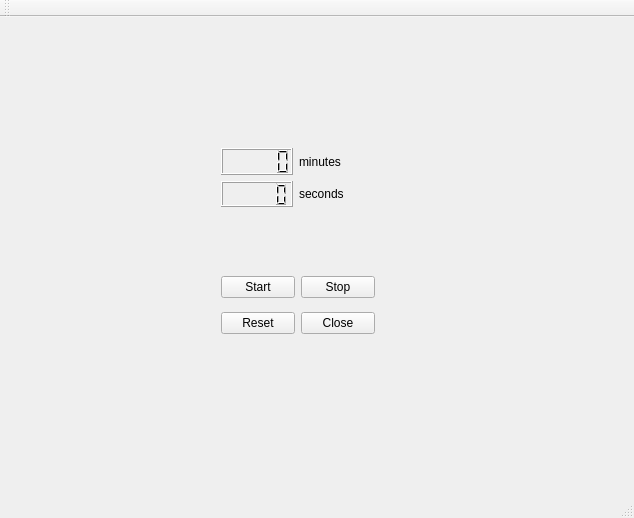
<?xml version="1.0" encoding="UTF-8"?>
<ui version="4.0">
 <class>MainWindow</class>
 <widget class="QMainWindow" name="MainWindow">
  <property name="geometry">
   <rect>
    <x>0</x>
    <y>0</y>
    <width>634</width>
    <height>518</height>
   </rect>
  </property>
  <property name="windowTitle">
   <string>MainWindow</string>
  </property>
  <widget class="QWidget" name="centralWidget">
   <widget class="QWidget" name="gridLayoutWidget">
    <property name="geometry">
     <rect>
      <x>210</x>
      <y>240</y>
      <width>176</width>
      <height>98</height>
     </rect>
    </property>
    <layout class="QGridLayout" name="gridLayout">
     <item row="0" column="0">
      <widget class="QPushButton" name="startButton">
       <property name="text">
        <string>Start</string>
       </property>
      </widget>
     </item>
     <item row="0" column="1">
      <widget class="QPushButton" name="stopButton">
       <property name="text">
        <string>Stop</string>
       </property>
      </widget>
     </item>
     <item row="1" column="1">
      <widget class="QPushButton" name="closeButton">
       <property name="text">
        <string>Close</string>
       </property>
      </widget>
     </item>
     <item row="1" column="0">
      <widget class="QPushButton" name="resetButton">
       <property name="text">
        <string>Reset</string>
       </property>
      </widget>
     </item>
    </layout>
   </widget>
   <widget class="QWidget" name="gridLayoutWidget_2">
    <property name="geometry">
     <rect>
      <x>210</x>
      <y>120</y>
      <width>171</width>
      <height>81</height>
     </rect>
    </property>
    <layout class="QGridLayout" name="gridLayout_2">
     <item row="0" column="0">
      <widget class="QLCDNumber" name="lcdNumberMin"/>
     </item>
     <item row="2" column="1">
      <widget class="QLabel" name="label_2">
       <property name="text">
        <string>seconds</string>
       </property>
      </widget>
     </item>
     <item row="2" column="0">
      <widget class="QLCDNumber" name="lcdNumberSec"/>
     </item>
     <item row="0" column="1">
      <widget class="QLabel" name="label">
       <property name="text">
        <string>minutes</string>
       </property>
      </widget>
     </item>
    </layout>
   </widget>
  </widget>
  <widget class="QMenuBar" name="menuBar">
   <property name="geometry">
    <rect>
     <x>0</x>
     <y>0</y>
     <width>634</width>
     <height>25</height>
    </rect>
   </property>
  </widget>
  <widget class="QToolBar" name="mainToolBar">
   <attribute name="toolBarArea">
    <enum>TopToolBarArea</enum>
   </attribute>
   <attribute name="toolBarBreak">
    <bool>false</bool>
   </attribute>
  </widget>
  <widget class="QStatusBar" name="statusBar"/>
 </widget>
 <layoutdefault spacing="6" margin="11"/>
 <resources/>
 <connections>
  <connection>
   <sender>closeButton</sender>
   <signal>clicked()</signal>
   <receiver>MainWindow</receiver>
   <slot>close()</slot>
   <hints>
    <hint type="sourcelabel">
     <x>272</x>
     <y>290</y>
    </hint>
    <hint type="destinationlabel">
     <x>316</x>
     <y>258</y>
    </hint>
   </hints>
  </connection>
 </connections>
</ui>
